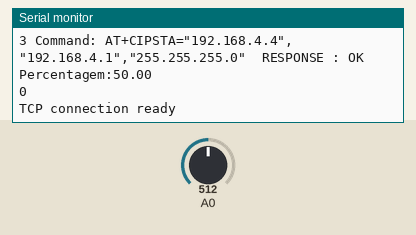
The sketch below on a simulated Arduino Uno, built with avr-gcc and run on an emulated ATmega328P. On the bench: the last lines printed to the serial monitor. The test bench sets the inputs (shaded band); at power-on: A0 = 512. The modem accepts every AT command (registered, SIM ready, sends succeed) and sends nothing else.

Above: at 1.3 s.
1.4 s: A0 set to 716
At 3.5 s:
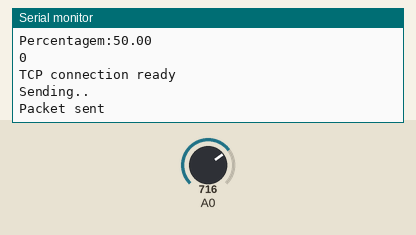
4.1 s: A0 set to 733
At 8.0 s:
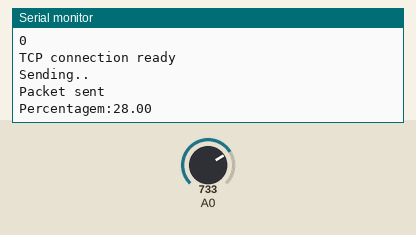
Timing chart, 0 to 9.5 s (numbered marks = the images above; inputs shaded):
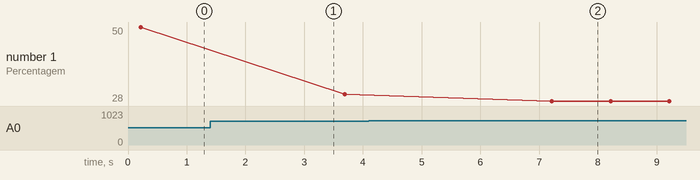

Measured:
- the behaviour switches between 716 and 717 on A0 (found by bisection; images 1 and 2)
- after the input at 4.1 s, the serial monitor: prints a new line after 3.1 s (image 2)
- plotted number 1: 50 → 30 after the input at 1.4 s, 30 → 28 after the input at 4.1 s

The sketch:

espclient.ino
```cpp
#include <SoftwareSerial.h>
#define RX 10
#define TX 11


String AP = "espAP";       // CHANGE ME
String PASS = "poiou123"; // CHANGE ME
//String API = "20HRVWVYRKW1ZJ3M";   // CHANGE ME
String HOST = "192.168.4.1";
String URI = "/feed";
String PORT = "80";
int countTrueCommand;
int countTimeCommand;
boolean found = false;
int valSensor = 1;

const int sensorMin = 0;     // sensor minimum
const int sensorMax = 1024;  // sensor maximum


SoftwareSerial esp8266(RX,TX);
//ESP8266WebServer server(80);


void setup() {
  Serial.begin(9600);
  esp8266.begin(115200);
  sendCommand("AT",5,"OK");
  sendCommand("AT+CWMODE=1",5,"OK");
  sendCommand("AT+CWJAP=\""+ AP +"\",\""+ PASS +"\"",20,"OK");


  sendCommand("AT+CIPSTA=\"192.168.4.4\",\"192.168.4.1\",\"255.255.255.0\"",20,"OK");
}
void loop() {

  int sensorReading = analogRead(A0);
  float percent = map(sensorReading, 1024, 0, 0, 100);

  Serial.println((String)"Percentagem:"+percent);
  Serial.println(esp8266.find("temp"));
 if (percent > 29){
  String getData = "field1="+String(percent);
  getData += "&field2=192.168.4.4";
  httppost(getData);
  }


}

void httppost (String getData) {
esp8266.println("AT+CIPSTART=\"TCP\",\"" + HOST + "\",80");//start a TCP connection.
if( esp8266.find("OK")) {
Serial.println("TCP connection ready");
} delay(1000);
String postRequest = "POST " + URI + " HTTP/1.0\r\n" +
"Host: " + HOST + "\r\n" +
"Accept: *" + "/" + "*\r\n" +
"Content-Length: " + getData.length() + "\r\n" +
"Content-Type: application/x-www-form-urlencoded\r\n" +
"\r\n" + getData;
String sendCmd = "AT+CIPSEND=";//determine the number of caracters to be sent.
esp8266.print(sendCmd);
esp8266.println(postRequest.length() );
delay(500);
if(esp8266.find(">")) { Serial.println("Sending.."); esp8266.print(postRequest);
if( esp8266.find("SEND OK")) { Serial.println("Packet sent");
while (esp8266.available()) {
String tmpResp = esp8266.readString();
Serial.println(tmpResp);
}
// close the connection
esp8266.println("AT+CIPCLOSE");
}
}
}


void sendCommand(String command, int maxTime, char readReplay[]) {
  Serial.print(countTrueCommand);
  Serial.print(" Command: ");
  Serial.print(command);
  Serial.print(" ");
  while(countTimeCommand < (maxTime*1))
  {
    esp8266.println(command);//at+cipsend
    if(esp8266.find(readReplay))//ok
    {
      found = true;
      break;
    }
    Serial.print(".");
    countTimeCommand++;
  }

  if(found == true)
  {
    Serial.println(" RESPONSE : OK");
    countTrueCommand++;
    countTimeCommand = 0;
  }

  if(found == false)
  {
    Serial.println("Fail");
    countTrueCommand = 0;
    countTimeCommand = 0;
  }

  found = false;
 }
```
